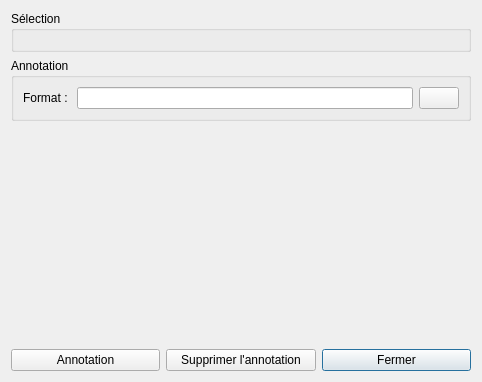
<?xml version="1.0" encoding="UTF-8"?>
<ui version="4.0">
 <class>DialogConductorAutoNum</class>
 <widget class="QDialog" name="DialogConductorAutoNum">
  <property name="geometry">
   <rect>
    <x>0</x>
    <y>0</y>
    <width>482</width>
    <height>382</height>
   </rect>
  </property>
  <property name="windowTitle">
   <string>Annotation des conducteurs</string>
  </property>
  <property name="windowIcon">
   <iconset resource="../../qelectrotech.qrc">
    <normaloff>:/ico/oxygen-icons/32x32/apps/qelectrotech.png</normaloff>:/ico/oxygen-icons/32x32/apps/qelectrotech.png</iconset>
  </property>
  <layout class="QVBoxLayout" name="verticalLayout_2">
   <item>
    <layout class="QVBoxLayout" name="verticalLayout">
     <item>
      <widget class="QGroupBox" name="groupBox_Selection">
       <property name="title">
        <string>Sélection</string>
       </property>
       <layout class="QVBoxLayout" name="verticalLayout_4">
        <item>
         <layout class="QVBoxLayout" name="verticalLayout_Selection"/>
        </item>
       </layout>
      </widget>
     </item>
     <item>
      <widget class="QGroupBox" name="groupBox_Annotation">
       <property name="title">
        <string>Annotation</string>
       </property>
       <layout class="QVBoxLayout" name="verticalLayout_6">
        <item>
         <layout class="QVBoxLayout" name="verticalLayout_5">
          <item>
           <layout class="QGridLayout" name="gridLayout">
            <item row="0" column="1">
             <widget class="QLineEdit" name="lineEdit"/>
            </item>
            <item row="0" column="0">
             <widget class="QLabel" name="label_format">
              <property name="text">
               <string>Format : </string>
              </property>
             </widget>
            </item>
            <item row="0" column="2">
             <widget class="QPushButton" name="pushButton_info">
              <property name="icon">
               <iconset resource="../../qelectrotech.qrc">
                <normaloff>:/ico/16x16/configure.png</normaloff>:/ico/16x16/configure.png</iconset>
              </property>
             </widget>
            </item>
           </layout>
          </item>
         </layout>
        </item>
       </layout>
      </widget>
     </item>
    </layout>
   </item>
   <item>
    <spacer name="verticalSpacer">
     <property name="orientation">
      <enum>Qt::Vertical</enum>
     </property>
     <property name="sizeHint" stdset="0">
      <size>
       <width>20</width>
       <height>40</height>
      </size>
     </property>
    </spacer>
   </item>
   <item>
    <layout class="QHBoxLayout" name="horizontalLayout">
     <item>
      <widget class="QPushButton" name="pushButton_annotation">
       <property name="text">
        <string>Annotation</string>
       </property>
       <property name="icon">
        <iconset resource="../../qelectrotech.qrc">
         <normaloff>:/ico/16x16/edit-select-all.png</normaloff>:/ico/16x16/edit-select-all.png</iconset>
       </property>
      </widget>
     </item>
     <item>
      <widget class="QPushButton" name="pushButton_delete">
       <property name="text">
        <string>Supprimer l'annotation</string>
       </property>
       <property name="icon">
        <iconset resource="../../qelectrotech.qrc">
         <normaloff>:/ico/16x16/edit-delete.png</normaloff>:/ico/16x16/edit-delete.png</iconset>
       </property>
      </widget>
     </item>
     <item>
      <widget class="QPushButton" name="pushButton_close">
       <property name="text">
        <string>Fermer</string>
       </property>
       <property name="default">
        <bool>true</bool>
       </property>
      </widget>
     </item>
    </layout>
   </item>
  </layout>
 </widget>
 <resources>
  <include location="../../qelectrotech.qrc"/>
 </resources>
 <connections/>
</ui>
